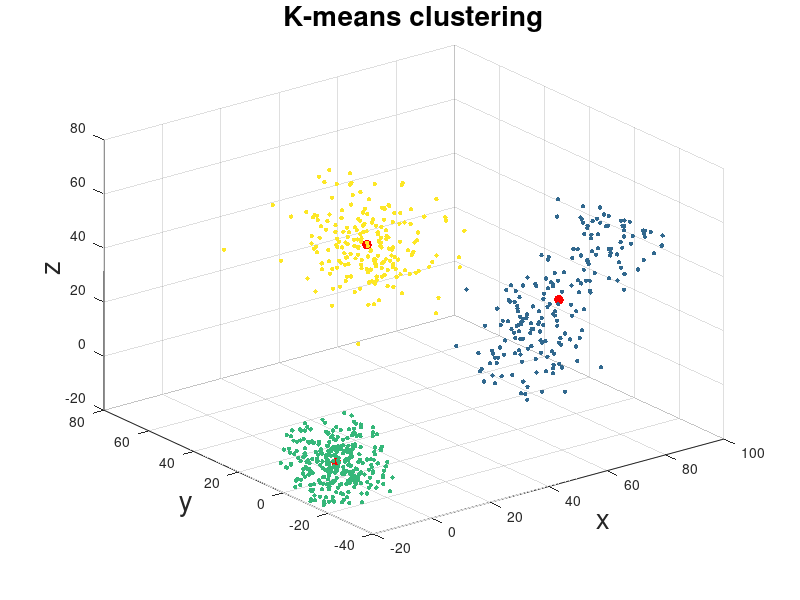

The MATLAB source for this figure:
% Remove
clear 
close all
clc

% Create data
t = linspace(0, 3*pi, 200)';
data = [40 + 10*randn(200,3);
        50 + 5*sin(t) + 5*t, 10*randn(200, 1), 5*sqrt(t.^2);
        -20 + 23*rand(300, 3)];

% Amount of clusters
K = 3;

% K-means clustering
[idx, C] = kmeans(data, K);

% Plot cluster
figure;
scatter3(data(:,1), data(:,2), data(:,3), 10, idx, 'filled');
hold on;
scatter3(C(:,1), C(:,2), C(:,3), 50, 'r', 'filled');
title('K-means clustering', 'FontSize', 20);
xlabel('x', 'FontSize', 20);
ylabel('y', 'FontSize', 20);
zlabel('z', 'FontSize', 20);
